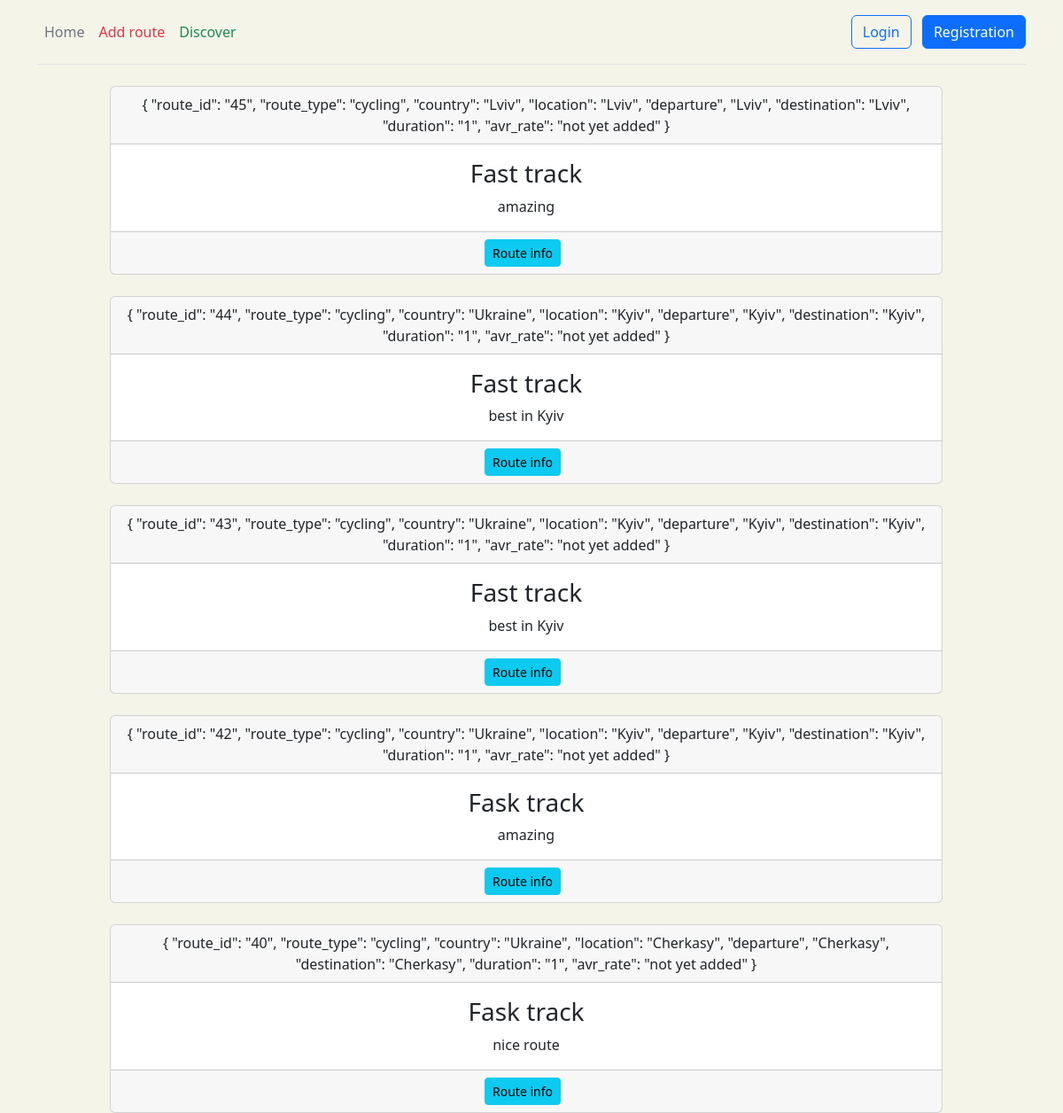
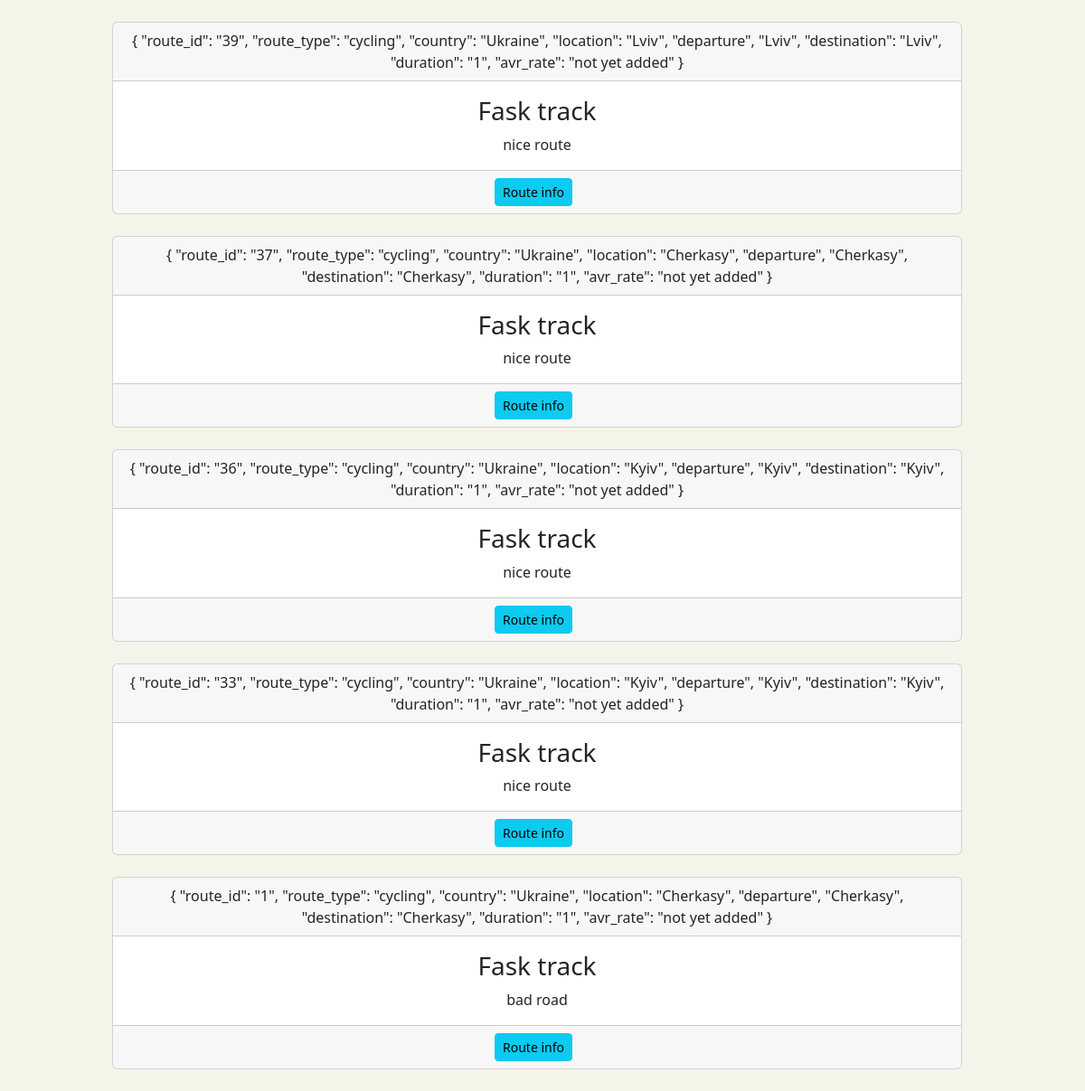
/route/cycling/, run on an earlier commit of the app's database (2 pictures, top to bottom).
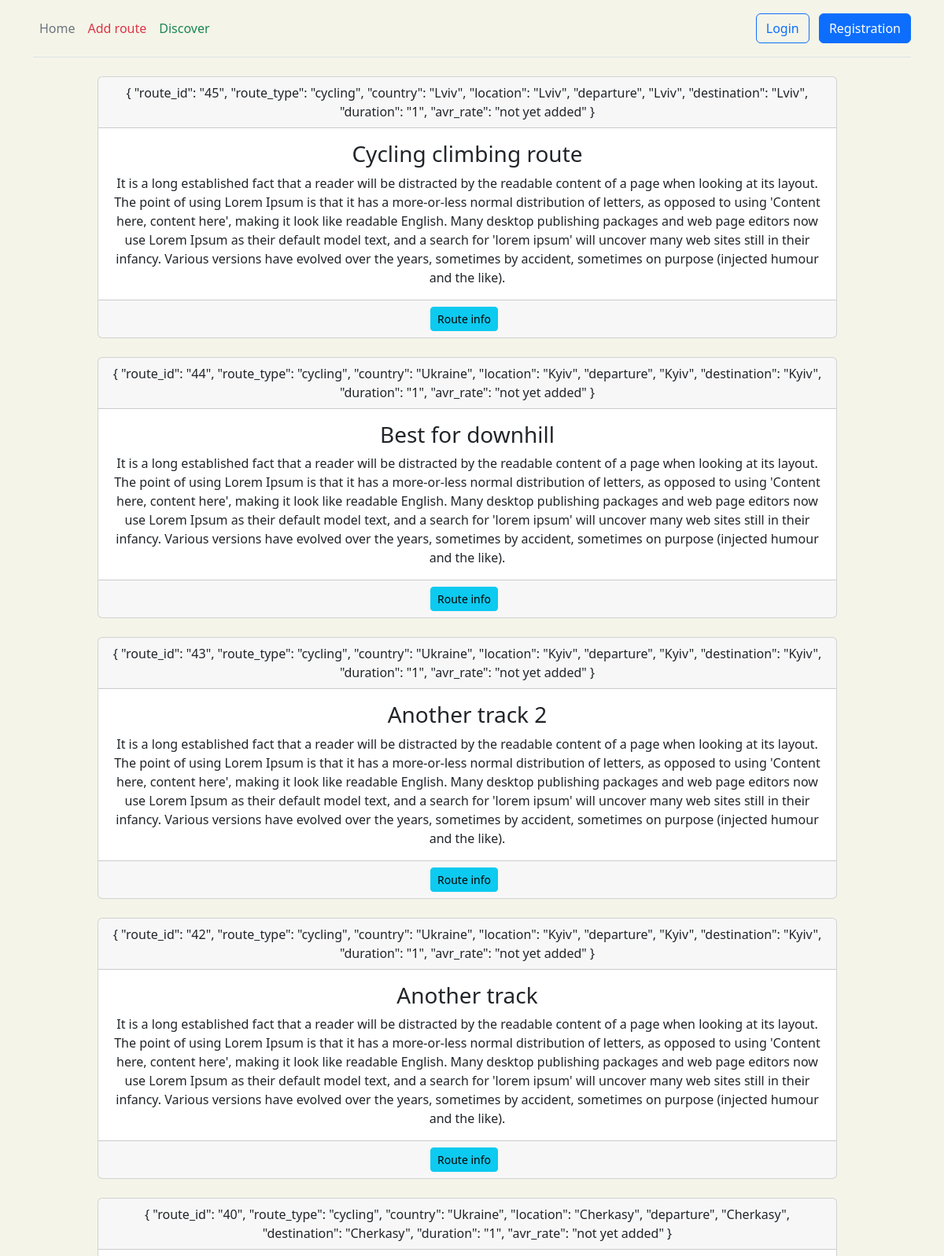
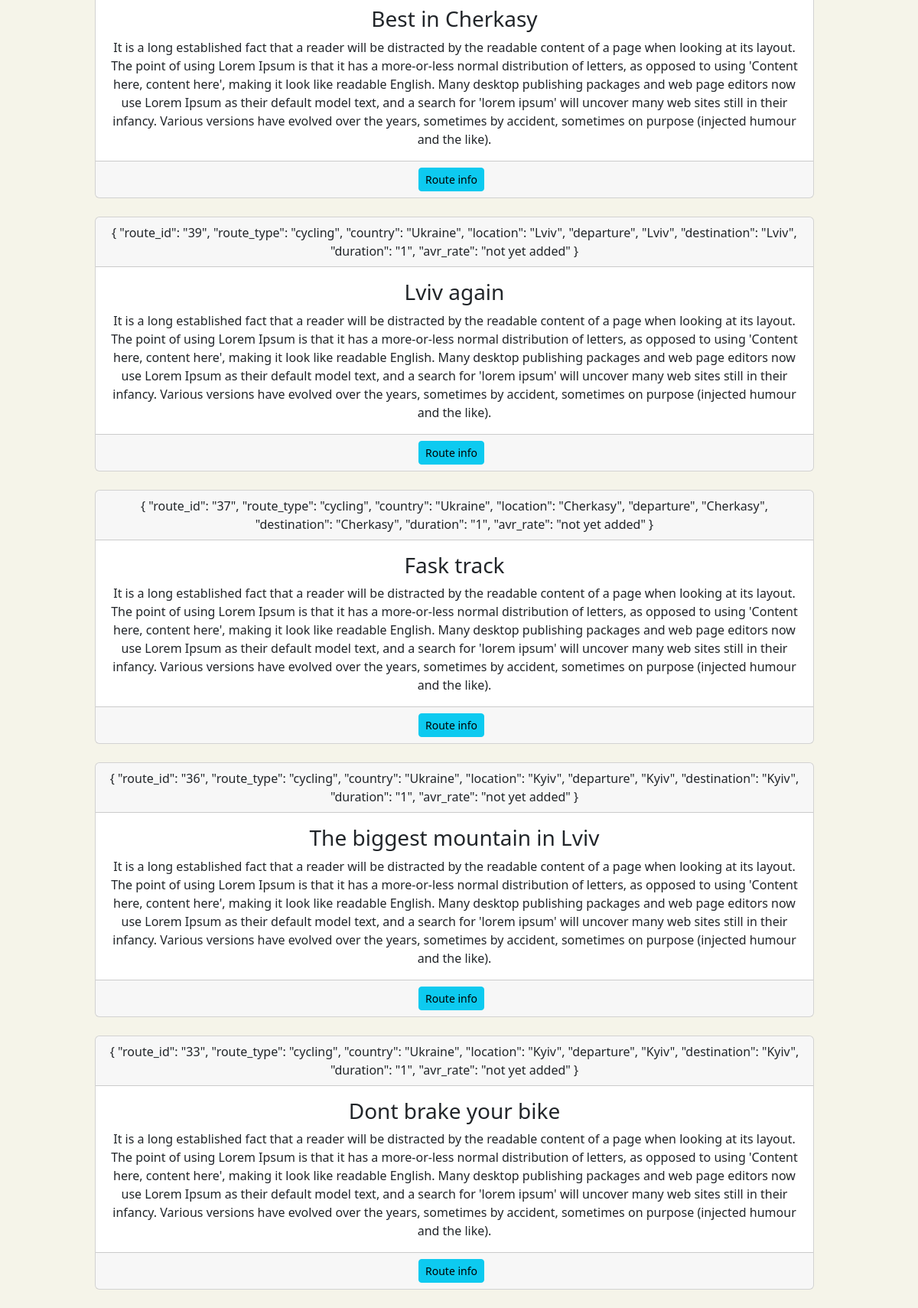
And on a later commit of the database (2 pictures, top to bottom).
### route/models.py (models this page shows, shortened)
class Route(models.Model):
    class RouteType(models.TextChoices):
        bicycle_route = 'cycling', gettext_lazy('cycling')
        hiking_route = 'hiking', gettext_lazy('hiking')
    route_name = models.CharField(max_length=255, null=True)
    route_type = models.CharField(max_length=50, choices=RouteType.choices, default=RouteType.hiking_route)
    departure = models.IntegerField()
    stopping = models.CharField(max_length=50, null=True)
    destination = models.IntegerField()
    country = models.CharField(max_length=50)
    location = models.CharField(max_length=50)
    description = models.TextField()
    duration = models.IntegerField()
    class Meta:
        verbose_name = 'Route'
        verbose_name_plural = 'Routes'

### route/views.py (the view)
# urls.py: path('<str:route_type>/', views.filter_route, name='route_type'),
def filter_route(request, route_type=None, country=None, location=None):
    cursor = connection.cursor()
    query_filter = []
    if route_type is not None:
        query_filter.append(f"route_type='{route_type}'")
    if country is not None:
        query_filter.append(f"country='{country}'")
    if location is not None:
        query_filter.append(f"location='{location}'")
    filter_string = ' and '.join(query_filter)
    joining = """SELECT route_route.route_name,
                        route_route.route_type,
                        route_route.country,
                        route_route.location,
                        start.name  AS departure,
                        finish.name AS destination,
                        route_route.description,
                        route_route.duration,
                        route_route.id
                    FROM route_route
                    JOIN route_place as start
                    ON start.id = route_route.departure
                    JOIN route_place as finish
                    ON finish.id = route_route.destination
                    WHERE """ + filter_string + """ORDER BY route_route.id DESC"""
    cursor.execute(joining)
    result_joining = cursor.fetchall()
    result = [{'route_name': itm[0], 'route_type': itm[1], 'country': itm[2],
               'location': itm[3], 'departure': itm[4], 'destination': itm[5],
               'description': itm[6], 'duration': itm[7], 'route_id': itm[8]} for itm in result_joining]
    return render(request, 'route/filter_route.html', {'result': result})

### templates/route/filter_route.html (shortened to what this page needs)
{% extends 'main/layout.html' %}
{% block content %}
    <div class="container">
        <div class="row">
            <ul class="list-group">
                {% if result %}
                    {% for itm in result %}
                        <div class="card text-center col-md-10 mx-auto">
                            <div class="card-header">
                                {
                                "route_id": "{{ itm.route_id }}",
                                "route_type": "{{ itm.route_type }}",
                                "country": "{{ itm.country }}",
                                "location": "{{ itm.location }}",
                                "departure", "{{ itm.departure }}",
                                "destination": "{{ itm.destination }}",
                                "duration": "{{ itm.duration }}",
                                "avr_rate": "not yet added"
                                }
                            </div>
                            <div class="card-body">
                                <h3 class="card-title">{{ itm.route_name }}</h3>
                                <p class="card-text">
                                    {{ itm.description }}
                            </div>
                            <div class="card-footer text-muted">
                                <a href="{% url 'route:route_info' itm.route_id %}"
                                   class="btn btn-sm btn-info flex-shrink-0 me-2">Route info</a>
                            </div>
                        </div>
                        <br>
                    {% endfor %}
                {% else %}
                    <h3 class="text-center">Does not exist (filter_route templ)</h3>
                {% endif %}
            </ul>
        </div>
    </div>
{% endblock %}

What changed in the data, as far as the page shows it:
no longer on this page (row edited): Route: route_id "1", route_type "cycling", country "Ukraine", location "Cherkasy", departure "Cherkasy", destination "Cherkasy", duration "1", route_name "Fask track", description "bad road"
changed Route id 45: route_name "Fast track" → "Cycling climbing route"; description "amazing" → "It is a long established fact that a reader will be distracted by the readable content of a page when looking at its layout. The point of using Lorem Ipsum is that it has a more-or-less normal distribution of letters, as opposed to using 'Content here, content here', making it look like readable English. Many desktop publishing packages and web page editors now use Lorem Ipsum as their default model text, and a search for 'lorem ipsum' will uncover many web sites still in their infancy. Various versions have evolved over the years, sometimes by accident, sometimes on purpose (injected humour and the like)."
changed Route id 44: route_name "Fast track" → "Best for downhill"; description "best in Kyiv" → "It is a long established fact that a reader will be distracted by the readable content of a page when looking at its layout. The point of using Lorem Ipsum is that it has a more-or-less normal distribution of letters, as opposed to using 'Content here, content here', making it look like readable English. Many desktop publishing packages and web page editors now use Lorem Ipsum as their default model text, and a search for 'lorem ipsum' will uncover many web sites still in their infancy. Various versions have evolved over the years, sometimes by accident, sometimes on purpose (injected humour and the like)."
changed Route id 43: route_name "Fast track" → "Another track 2"; description "best in Kyiv" → "It is a long established fact that a reader will be distracted by the readable content of a page when looking at its layout. The point of using Lorem Ipsum is that it has a more-or-less normal distribution of letters, as opposed to using 'Content here, content here', making it look like readable English. Many desktop publishing packages and web page editors now use Lorem Ipsum as their default model text, and a search for 'lorem ipsum' will uncover many web sites still in their infancy. Various versions have evolved over the years, sometimes by accident, sometimes on purpose (injected humour and the like)."
changed Route id 42: route_name "Fask track" → "Another track"; description "amazing" → "It is a long established fact that a reader will be distracted by the readable content of a page when looking at its layout. The point of using Lorem Ipsum is that it has a more-or-less normal distribution of letters, as opposed to using 'Content here, content here', making it look like readable English. Many desktop publishing packages and web page editors now use Lorem Ipsum as their default model text, and a search for 'lorem ipsum' will uncover many web sites still in their infancy. Various versions have evolved over the years, sometimes by accident, sometimes on purpose (injected humour and the like)."
changed Route id 40: route_name "Fask track" → "Best in Cherkasy"; description "nice route" → "It is a long established fact that a reader will be distracted by the readable content of a page when looking at its layout. The point of using Lorem Ipsum is that it has a more-or-less normal distribution of letters, as opposed to using 'Content here, content here', making it look like readable English. Many desktop publishing packages and web page editors now use Lorem Ipsum as their default model text, and a search for 'lorem ipsum' will uncover many web sites still in their infancy. Various versions have evolved over the years, sometimes by accident, sometimes on purpose (injected humour and the like)."
changed Route "Lviv": route_name "Fask track" → "Lviv again"; description "nice route" → "It is a long established fact that a reader will be distracted by the readable content of a page when looking at its layout. The point of using Lorem Ipsum is that it has a more-or-less normal distribution of letters, as opposed to using 'Content here, content here', making it look like readable English. Many desktop publishing packages and web page editors now use Lorem Ipsum as their default model text, and a search for 'lorem ipsum' will uncover many web sites still in their infancy. Various versions have evolved over the years, sometimes by accident, sometimes on purpose (injected humour and the like)."
changed Route "Fask track": description "nice route" → "It is a long established fact that a reader will be distracted by the readable content of a page when looking at its layout. The point of using Lorem Ipsum is that it has a more-or-less normal distribution of letters, as opposed to using 'Content here, content here', making it look like readable English. Many desktop publishing packages and web page editors now use Lorem Ipsum as their default model text, and a search for 'lorem ipsum' will uncover many web sites still in their infancy. Various versions have evolved over the years, sometimes by accident, sometimes on purpose (injected humour and the like)."
changed Route id 36: route_name "Fask track" → "The biggest mountain in Lviv"; description "nice route" → "It is a long established fact that a reader will be distracted by the readable content of a page when looking at its layout. The point of using Lorem Ipsum is that it has a more-or-less normal distribution of letters, as opposed to using 'Content here, content here', making it look like readable English. Many desktop publishing packages and web page editors now use Lorem Ipsum as their default model text, and a search for 'lorem ipsum' will uncover many web sites still in their infancy. Various versions have evolved over the years, sometimes by accident, sometimes on purpose (injected humour and the like)."
changed Route id 33: route_name "Fask track" → "Dont brake your bike"; description "nice route" → "It is a long established fact that a reader will be distracted by the readable content of a page when looking at its layout. The point of using Lorem Ipsum is that it has a more-or-less normal distribution of letters, as opposed to using 'Content here, content here', making it look like readable English. Many desktop publishing packages and web page editors now use Lorem Ipsum as their default model text, and a search for 'lorem ipsum' will uncover many web sites still in their infancy. Various versions have evolved over the years, sometimes by accident, sometimes on purpose (injected humour and the like)."
